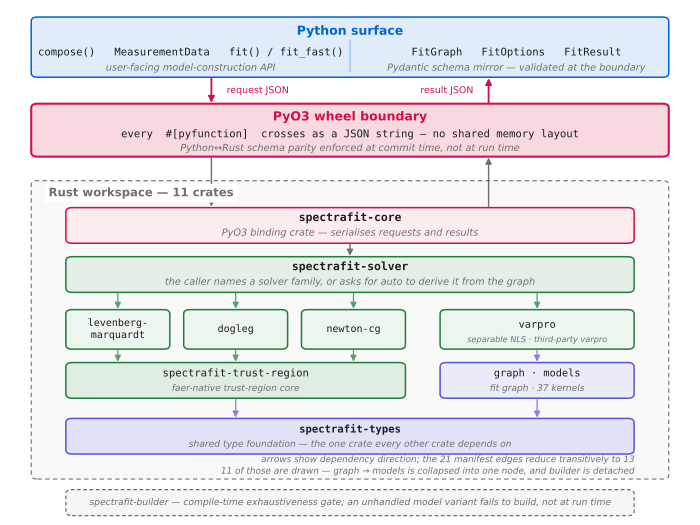

This figure's Python source:
"""Figure: the spectrafit-core Rust/Python architecture and its PyO3 boundary.

Draws the two-language system as a layered graph: the Python surface and its
Pydantic mirror on top, the PyO3 wheel boundary in the middle, and the eleven-
crate Rust workspace beneath, laid out by real dependency depth.

Reproduce from a clean clone:

    uv sync --group reproducibility
    uv run --group reproducibility python reproducibility/figures/fig_architecture.py

Outputs (written next to this file):
    fig_architecture.pdf   vector, for submission
    fig_architecture.png   300 dpi raster, for preview

Every count that appears on the canvas is read at render time, not typed in:
the crate count and the dependency-edge tally come from `crates/*/Cargo.toml`,
and the kernel count from the `model_manifest!` block in
`crates/spectrafit-types/src/types.rs`. An earlier version transcribed
"32 kernels" and it went stale — the manifest now carries 37 — which is the
reason none of these digits is a literal any more.

The crate layering is not hand-asserted. It is the transitive dependency depth
read out of the eleven `crates/*/Cargo.toml` manifests:

    spectrafit-types        -> (none)
    spectrafit-models       -> types
    spectrafit-trust-region -> types
    spectrafit-graph        -> models, types
    spectrafit-dogleg       -> trust-region
    spectrafit-newton-cg    -> trust-region
    spectrafit-levenberg-marquardt -> trust-region
    spectrafit-varpro       -> graph, models, types
    spectrafit-builder      -> models, types
    spectrafit-solver       -> dogleg, graph, levenberg-marquardt, newton-cg,
                               types, varpro
    spectrafit-core         -> graph, solver, types

`spectrafit-builder` is drawn off to the side on purpose: nothing on the runtime
path depends on it. It is a compile-time exhaustiveness gate, so a new model
variant that is not handled everywhere fails to build rather than failing at
run time.

Only part of that dependency graph is drawn, and the omission is priced on the
canvas rather than left to the reader. The 21 edges in the manifests reduce
transitively to 13; drawing all 21 adds eight arrows that reach a crate the
spine already reaches — `spectrafit-core` to `spectrafit-types` runs the full
height of the workspace past four boxes it has nothing to do with — so the
figure draws the reduction. Of those 13, `graph -> models` is collapsed inside
the merged `graph · models` node and `builder -> models` is the deliberate
detachment, leaving the 11 arrows on the canvas. The line at the foot of the
workspace states all three numbers, computed from the manifests each run.

Variable projection is labelled as adopted, not implemented here: its crate
wraps the third-party `varpro` crate, which links LAPACK (Apple Accelerate on
macOS, Netlib elsewhere). Without that word the four family boxes read as four
things this project wrote, and one of them is not. The other third-party edges
— `faer` under every trust-region family, `nalgebra`, `pyo3` — are not drawn,
because every crate in the workspace has one and a mark carried by every box
carries nothing. The `lm-legacy` parity oracle is likewise absent: it is a
solver string inside `spectrafit-solver`, not a crate, so it has no box in this
figure's vocabulary and belongs to the dispatch discussion instead.
"""

from __future__ import annotations

import re
import tomllib
from pathlib import Path

import matplotlib as mpl
from matplotlib import pyplot as plt
from matplotlib.patches import FancyArrowPatch, FancyBboxPatch

# Pinned as in the other figure scripts: the render manifest hashes the PNG
# byte-for-byte, and an interactive backend can resolve fonts differently.
mpl.use("Agg")

HERE = Path(__file__).resolve().parent
REPO = HERE.parents[2]
CRATES = REPO / "crates"
TYPES_RS = CRATES / "spectrafit-types" / "src" / "types.rs"

# Same validated categorical palette as the case-study figure (dataviz
# six-checks, light surface: all PASS). Layers are filled with a heavy tint of
# their hue and outlined in the hue itself, so the diagram stays legible in
# grayscale and under colour-vision deficiency, where the layer *order* rather
# than the hue carries the meaning.
# Corporate tokens (docs/stylesheets/tokens/palette.css). Unlike the data
# figures, these hues label spatially separated, permanently-labelled boxes
# rather than overlapping series, so the CVD adjacency constraint that limits
# the charts to two hues does not bite here — every box carries its own text.
#
# Hue is a local key in this paper, never a global one, so each of these four
# declines a meaning the same hex carries in another figure. What makes the
# decline safe is that no box here is a data series: every one wears a
# permanent text label, and in greyscale the layer *order* still reads.
#   #0064d2 is `--c-spectrafit-text`, this project's own brand hue, and is the
#     multiplet peak component in fig_model_graph.py. Declined: here it names
#     the Python surface layer, and this figure plots no measurement at all, so
#     no reader can mistake the band for a series.
#     It also has a near-twin, #0067d6 (`--c-chart-1`), which the paper's timing
#     figures now spend on jax. The two hexes are indistinguishable at 300 dpi,
#     so in print there is effectively one blue carrying "Python surface" here
#     and "jax" there. That is tolerable only because neither is a series in the
#     other's figure and both are permanently labelled — but it is the reason
#     this figure must never gain a second blue, and the reason a reader
#     comparing figures should read the label rather than the hue.
#   #d30f45 is the reserved attention channel. It is spent once, on one
#     referent — the PyO3 boundary — and reappears on `spectrafit-core` only
#     because that crate *is* the boundary's Rust half.
#   #217e38 is `--c-lmfit-text`, the comparator's brand hue in the benchmark
#     figures. Declined: no comparator appears in this figure, and the solver
#     crates are the one group that has to read as a family.
#   #5856d6 is `--c-scipy-ls-trf` and is fig_ladder_stability.py's seed-sweep
#     axis. Declined for the same reason: neither a backend nor an axis is on
#     this canvas.
C_PY = "#0064d2"  # systemBlue-text — Python surface
C_BOUND = "#d30f45"  # systemPink-text — the PyO3 boundary, the emphasised band
C_SOLVE = "#217e38"  # systemGreen-text — solver crates
C_FOUND = "#5856d6"  # systemIndigo — shared foundation crates
INK = "#1d1d1f"
INK_MUTED = "#6e6e73"
SURFACE = "#ffffff"


def workspace_edges() -> dict[str, frozenset[str]]:
    """Read the intra-workspace dependency graph out of the crate manifests.

    Returns crate name -> its `spectrafit-*` dependencies. Iteration is over a
    sorted glob and the values are frozensets consumed in sorted order, so the
    counts printed on the canvas cannot depend on filesystem order.
    """
    manifests = sorted(CRATES.glob("*/Cargo.toml"))
    if not manifests:
        msg = (
            f"no crate manifests under {CRATES} — the crate layering, the edge "
            "tally and the crate count on the canvas are all read from them, "
            "so the workspace half of the figure cannot be drawn. Run this "
            "script from inside a checkout of the repository."
        )
        raise SystemExit(msg)
    graph = {}
    for path in manifests:
        deps = tomllib.loads(path.read_text(encoding="utf-8")).get("dependencies", {})
        graph[path.parent.name] = frozenset(d for d in deps if d.startswith("spectrafit-"))
    return graph


def transitive_reduction(graph: dict[str, frozenset[str]]) -> set[tuple[str, str]]:
    """Drop every edge that a longer path in `graph` already provides.

    The workspace is a DAG, so an edge `a -> b` is redundant exactly when some
    other dependency of `a` also reaches `b`. That is the set the figure draws:
    the arrows that carry information a reader cannot infer.
    """

    def reach(node: str, seen: set[str]) -> set[str]:
        for dep in sorted(graph.get(node, ())):
            if dep not in seen:
                seen.add(dep)
                reach(dep, seen)
        return seen

    kept = set()
    for node in sorted(graph):
        deps = sorted(graph[node])
        for dep in deps:
            others: set[str] = set()
            for sibling in deps:
                if sibling != dep:
                    reach(sibling, others)
            if dep not in others:
                kept.add((node, dep))
    return kept


def kernel_count() -> int:
    """Count the model kernels registered in the `model_manifest!` macro block."""
    if not TYPES_RS.exists():
        msg = (
            f"{TYPES_RS} is missing — the kernel count printed under "
            "`graph · models` is read from its `model_manifest!` block, and an "
            "authored number there is exactly the literal that went stale once "
            "already. Run this script from inside a checkout of the repository."
        )
        raise SystemExit(msg)
    text = TYPES_RS.read_text(encoding="utf-8")
    start = text.find("\nmodel_manifest! {")
    end = text.find("\n}", start + 1)
    variants = re.findall(r'^\s+\w+\s*=>\s*"[a-z0-9_]+"', text[start:end], re.MULTILINE)
    if start < 0 or not variants:
        msg = (
            f"found no `model_manifest!` variants in {TYPES_RS} — the macro was "
            "renamed or restructured, and the kernel count cannot be derived. "
            "Fix the parse rather than typing the number back in."
        )
        raise SystemExit(msg)
    return len(variants)


def tint(hex_colour: str, amount: float) -> tuple[float, float, float]:
    """Blend `hex_colour` toward white; `amount` is the fraction of colour kept."""
    r, g, b = (int(hex_colour[i : i + 2], 16) / 255 for i in (1, 3, 5))
    blend = 1.0 - amount
    return (r * amount + blend, g * amount + blend, b * amount + blend)


def box(
    ax,
    x: float,
    y: float,
    w: float,
    h: float,
    colour: str,
    *,
    fill: float = 0.12,
    lw: float = 1.1,
    ls: str | tuple[int, tuple[int, ...]] = "-",
    radius: float = 0.9,
):
    """Draw a rounded, tinted layer box and return the patch."""
    patch = FancyBboxPatch(
        (x, y),
        w,
        h,
        boxstyle=f"round,pad=0,rounding_size={radius}",
        linewidth=lw,
        linestyle=ls,
        edgecolor=colour,
        facecolor=tint(colour, fill),
        zorder=2,
    )
    ax.add_patch(patch)
    return patch


def label(
    ax,
    x: float,
    y: float,
    text: str,
    *,
    size: float = 8,
    weight: str = "normal",
    colour: str = INK,
    ha: str = "center",
    va: str = "center",
    style: str = "normal",
    family: str | None = None,
):
    """Place a text label; text always wears ink colours, never a series hue."""
    ax.text(
        x,
        y,
        text,
        ha=ha,
        va=va,
        fontsize=size,
        fontweight=weight,
        color=colour,
        style=style,
        zorder=4,
        family=family or mpl.rcParams["font.family"],
    )


def arrow(
    ax,
    xy_from: tuple[float, float],
    xy_to: tuple[float, float],
    # `tint()` returns an RGB triple, so this accepts both spellings matplotlib
    # does rather than forcing every tinted call site through a hex conversion.
    colour: str | tuple[float, float, float] = INK_MUTED,
    *,
    lw: float = 1.0,
    style: str = "-|>",
    ls: str = "-",
):
    """Draw a dependency arrow from `xy_from` to `xy_to`."""
    ax.add_patch(
        FancyArrowPatch(
            xy_from,
            xy_to,
            arrowstyle=style,
            mutation_scale=9,
            linewidth=lw,
            linestyle=ls,
            color=colour,
            shrinkA=0,
            shrinkB=0,
            zorder=3,
        ),
    )


def draw() -> None:
    """Render the architecture figure to PDF and 300 dpi PNG."""
    graph = workspace_edges()
    n_crates = len(graph)
    n_edges = sum(len(deps) for deps in graph.values())
    reduced = transitive_reduction(graph)
    n_detached = sum(src == "spectrafit-builder" for src, _ in reduced)
    n_collapsed = ("spectrafit-graph", "spectrafit-models") in reduced
    n_drawn = len(reduced) - n_detached - n_collapsed
    n_kernels = kernel_count()

    mpl.rcParams.update(
        {
            "font.size": 8,
            "figure.facecolor": SURFACE,
            "savefig.facecolor": SURFACE,
            "font.family": "sans-serif",
        },
    )
    fig, ax = plt.subplots(figsize=(7.0, 5.25))
    ax.set_xlim(0, 100)
    ax.set_ylim(-8, 100)
    ax.axis("off")

    mono = {"family": "monospace"}

    # ---------------------------------------------------------------- Python
    box(ax, 4, 84.5, 92, 12.5, C_PY)
    label(ax, 50, 94.0, "Python surface", size=9, weight="bold", colour=C_PY)
    label(ax, 27, 89.6, "compose()   MeasurementData   fit() / fit_fast()", size=7.6, **mono)
    label(
        ax,
        27,
        86.4,
        "user-facing model-construction API",
        size=7,
        colour=INK_MUTED,
        style="italic",
    )
    ax.plot([50, 50], [85.6, 92.2], lw=0.6, color=tint(C_PY, 0.55), zorder=3)
    label(ax, 74, 89.6, "FitGraph   FitOptions   FitResult", size=7.6, **mono)
    label(
        ax,
        74,
        86.4,
        "Pydantic schema mirror — validated at the boundary",
        size=7,
        colour=INK_MUTED,
        style="italic",
    )

    # -------------------------------------------------------------- boundary
    box(ax, 4, 68.0, 92, 11.0, C_BOUND, fill=0.16, lw=1.5)
    label(ax, 50, 76.2, "PyO3 wheel boundary", size=9, weight="bold", colour=C_BOUND)
    label(
        ax,
        50,
        72.6,
        "every  #[pyfunction]  crosses as a JSON string — no shared memory layout",
        size=7.6,
        **mono,
    )
    label(
        ax,
        50,
        69.7,
        "Python↔Rust schema parity enforced at commit time, not at run time",
        size=7,
        colour=INK_MUTED,
        style="italic",
    )

    # Both boundary arrows terminate on the box's TOP edge (y = 79.2), never on
    # its bottom: the pair describes the Python<->boundary hop only. Drawing the
    # result arrow from y = 67.8 (the box's bottom) made it run the full height
    # of the box and strike through its own label text. The boundary<->Rust hop
    # is the separate grey pair below.
    arrow(ax, (30, 84.3), (30, 79.2), C_BOUND, lw=1.3)
    label(ax, 32.2, 81.7, "request JSON", size=6.8, colour=C_BOUND, ha="left")
    arrow(ax, (70, 79.2), (70, 84.3), C_BOUND, lw=1.3)
    label(ax, 67.8, 81.7, "result JSON", size=6.8, colour=C_BOUND, ha="right")

    # ------------------------------------------------------------ Rust core
    # Two units lower than the content needs, to seat the two-line edge tally
    # below `spectrafit-types` without crowding it.
    box(ax, 4, 1.0, 92, 62.0, INK_MUTED, fill=0.04, lw=0.8, ls=(0, (4, 3)))
    # White bbox so the request-JSON connector reads as passing *behind* the
    # label rather than striking through it.
    ax.text(
        6.5,
        60.4,
        f"Rust workspace — {n_crates} crates",
        size=8.4,
        fontweight="bold",
        color=INK_MUTED,
        ha="left",
        va="center",
        zorder=5,
        bbox={"facecolor": SURFACE, "edgecolor": "none", "pad": 2.5},
    )
    # Hiding two thirds of the edges buys the whole layout, so the price is
    # paid here in derived numbers rather than in the caption.
    label(
        ax,
        91,
        5.0,
        f"arrows show dependency direction; the {n_edges} manifest edges "
        f"reduce transitively to {len(reduced)}",
        size=6.4,
        colour=INK_MUTED,
        style="italic",
        ha="right",
    )
    label(
        ax,
        91,
        2.6,
        f"{n_drawn} of those are drawn — graph → models is collapsed into one "
        "node, and builder is detached",
        size=6.4,
        colour=INK_MUTED,
        style="italic",
        ha="right",
    )

    # binding crate
    box(ax, 9, 50.0, 82, 7.4, C_BOUND, fill=0.08)
    label(ax, 50, 55.3, "spectrafit-core", size=8.2, weight="bold", **mono)
    label(
        ax,
        50,
        52.1,
        "PyO3 binding crate — serialises requests and results",
        size=7,
        colour=INK_MUTED,
        style="italic",
    )
    arrow(ax, (30, 67.8), (30, 57.6))
    arrow(ax, (70, 57.6), (70, 67.8))

    # dispatch
    box(ax, 9, 39.8, 82, 7.4, C_SOLVE)
    label(ax, 50, 45.1, "spectrafit-solver", size=8.2, weight="bold", **mono)
    label(
        ax,
        50,
        41.9,
        "the caller names a solver family, or asks for auto to derive it from the graph",
        size=7,
        colour=INK_MUTED,
        style="italic",
    )
    arrow(ax, (50, 49.8), (50, 47.4))

    # Solver families. The first three delegate to the shared trust-region core;
    # varpro does not — it sits on graph + models instead, which is why it is
    # drawn apart from the trust-region-backed group rather than beside it.
    # No sub-labels here: unlike varpro, these three need no note to explain
    # what they sit on — the shared trust-region box directly beneath them says
    # it. So this is a flat list of names, not (name, note) pairs.
    tr_group = ["levenberg-\nmarquardt", "dogleg", "newton-cg"]
    fw, gap, gx0 = 15.0, 2.0, 9.0
    for i, name in enumerate(tr_group):
        fx = gx0 + i * (fw + gap)
        box(ax, fx, 28.0, fw, 8.2, C_SOLVE, fill=0.08)
        label(ax, fx + fw / 2, 32.1, name, size=7.2, **mono)
        arrow(ax, (fx + fw / 2, 39.6), (fx + fw / 2, 36.4), tint(C_SOLVE, 0.75), lw=0.9)
        arrow(ax, (fx + fw / 2, 27.8), (fx + fw / 2, 25.4), tint(C_SOLVE, 0.75), lw=0.9)

    box(ax, 63, 28.0, 28, 8.2, C_SOLVE, fill=0.08)
    label(ax, 77, 33.0, "varpro", size=7.4, **mono)
    # The only family box that is not this project's own code. Without the
    # word, four boxes in one hue read as four things written here.
    label(
        ax,
        77,
        29.9,
        "separable NLS · third-party varpro",
        size=5.9,
        colour=INK_MUTED,
        style="italic",
    )
    arrow(ax, (77, 39.6), (77, 36.4), tint(C_SOLVE, 0.75), lw=0.9)

    # shared trust-region core, under the three families that use it
    box(ax, 9, 17.8, 49.0, 7.4, C_SOLVE, fill=0.14)
    label(ax, 33.5, 22.9, "spectrafit-trust-region", size=7.6, **mono)
    label(
        ax,
        33.5,
        19.8,
        "faer-native trust-region core",
        size=6.5,
        colour=INK_MUTED,
        style="italic",
    )

    # foundation crates
    box(ax, 63, 17.8, 28, 7.4, C_FOUND)
    label(ax, 77, 22.9, "graph · models", size=7.4, **mono)
    label(
        ax,
        77,
        19.8,
        f"fit graph · {n_kernels} kernels",
        size=6.5,
        colour=INK_MUTED,
        style="italic",
    )
    arrow(ax, (77, 27.8), (77, 25.4), tint(C_FOUND, 0.75), lw=0.9)

    box(ax, 9, 6.2, 82, 7.4, C_FOUND, fill=0.18)
    label(ax, 50, 11.3, "spectrafit-types", size=7.6, weight="bold", **mono)
    label(
        ax,
        50,
        8.2,
        "shared type foundation — the one crate every other crate depends on",
        size=6.6,
        colour=INK_MUTED,
        style="italic",
    )
    arrow(ax, (33.5, 17.6), (33.5, 13.8), tint(C_FOUND, 0.75), lw=0.9)
    arrow(ax, (77, 17.6), (77, 13.8), tint(C_FOUND, 0.75), lw=0.9)

    # builder — nothing on the runtime path depends on it, so it is drawn
    # detached below the workspace rather than wired into the spine.
    box(ax, 9, -6.6, 82, 5.4, INK_MUTED, fill=0.06, lw=0.9, ls=(0, (3, 2)))
    label(
        ax,
        50,
        -3.9,
        "spectrafit-builder — compile-time exhaustiveness gate; "
        "an unhandled model variant fails to build, not at run time",
        size=6.6,
        colour=INK_MUTED,
        style="italic",
    )

    fig.subplots_adjust(left=0.005, right=0.995, top=0.995, bottom=0.005)
    for ext, dpi in (("pdf", None), ("png", 300)):
        fig.savefig(HERE / f"fig_architecture.{ext}", dpi=dpi)
    plt.close(fig)
    print("wrote fig_architecture.pdf / .png")
    print(f"  crates in the workspace      : {n_crates}")
    print(f"  dependency edges in manifests: {n_edges}")
    print(f"  after transitive reduction   : {len(reduced)}")
    print(f"  collapsed into graph · models: {int(n_collapsed)}")
    print(f"  detached (builder)           : {n_detached}")
    print(f"  arrows drawn                 : {n_drawn}")
    print(f"  model kernels in manifest    : {n_kernels}")


if __name__ == "__main__":
    draw()
